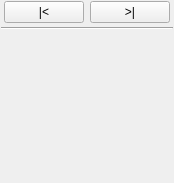
<?xml version="1.0" encoding="UTF-8"?>
<ui version="4.0">
 <class>Form</class>
 <widget class="QWidget" name="Form">
  <property name="geometry">
   <rect>
    <x>0</x>
    <y>0</y>
    <width>174</width>
    <height>183</height>
   </rect>
  </property>
  <property name="windowTitle">
   <string>Form</string>
  </property>
  <layout class="QVBoxLayout">
   <property name="spacing">
    <number>4</number>
   </property>
   <property name="margin">
    <number>1</number>
   </property>
   <item>
    <layout class="QHBoxLayout">
     <property name="spacing">
      <number>6</number>
     </property>
     <property name="margin">
      <number>0</number>
     </property>
     <item>
      <spacer>
       <property name="orientation">
        <enum>Qt::Horizontal</enum>
       </property>
       <property name="sizeHint" stdset="0">
        <size>
         <width>21</width>
         <height>20</height>
        </size>
       </property>
      </spacer>
     </item>
     <item>
      <widget class="QPushButton" name="previous">
       <property name="enabled">
        <bool>true</bool>
       </property>
       <property name="sizePolicy">
        <sizepolicy hsizetype="Fixed" vsizetype="Fixed">
         <horstretch>0</horstretch>
         <verstretch>0</verstretch>
        </sizepolicy>
       </property>
       <property name="text">
        <string>|&lt;</string>
       </property>
      </widget>
     </item>
     <item>
      <widget class="QPushButton" name="next">
       <property name="enabled">
        <bool>true</bool>
       </property>
       <property name="sizePolicy">
        <sizepolicy hsizetype="Fixed" vsizetype="Fixed">
         <horstretch>0</horstretch>
         <verstretch>0</verstretch>
        </sizepolicy>
       </property>
       <property name="text">
        <string>&gt;|</string>
       </property>
       <property name="flat">
        <bool>false</bool>
       </property>
      </widget>
     </item>
     <item>
      <spacer>
       <property name="orientation">
        <enum>Qt::Horizontal</enum>
       </property>
       <property name="sizeHint" stdset="0">
        <size>
         <width>21</width>
         <height>20</height>
        </size>
       </property>
      </spacer>
     </item>
    </layout>
   </item>
   <item>
    <widget class="Line" name="line_2">
     <property name="orientation">
      <enum>Qt::Horizontal</enum>
     </property>
    </widget>
   </item>
   <item>
    <widget class="QStackedWidget" name="pageStack">
     <property name="sizePolicy">
      <sizepolicy hsizetype="Minimum" vsizetype="Minimum">
       <horstretch>0</horstretch>
       <verstretch>0</verstretch>
      </sizepolicy>
     </property>
     <property name="frameShape">
      <enum>QFrame::NoFrame</enum>
     </property>
     <property name="frameShadow">
      <enum>QFrame::Plain</enum>
     </property>
    </widget>
   </item>
  </layout>
 </widget>
 <resources/>
 <connections/>
</ui>
